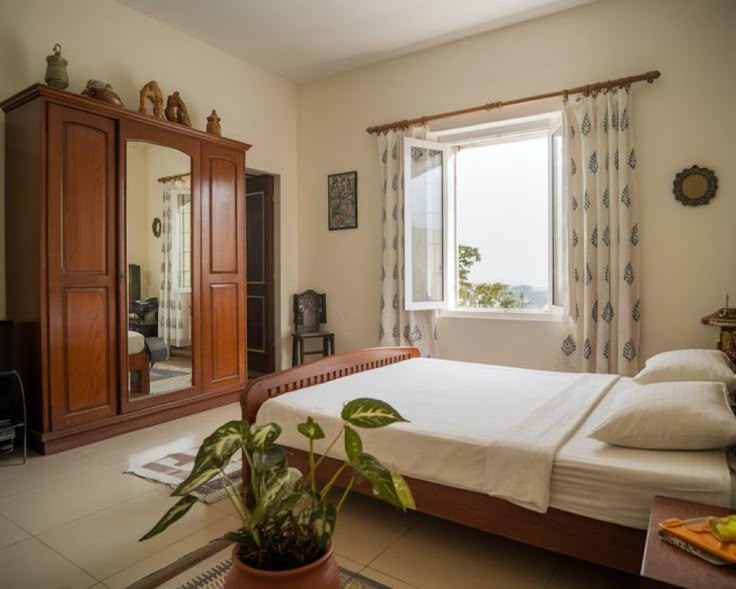
#> input picture phase2_detection-integration/room.jpeg, 736 x 589 px
$ python visualzize_objects.py
#> lines starting #> are read from the running program, lines starting #| are printed output that depends on the picture; after the words box and inside, x2 and y2 are one past the last pixel; in counts of white or black regions, pixels touching at a corner belong together
import cv2
import json

# Load image and data
image = cv2.imread("../phase2_detection-integration/room.jpeg")  # Update path as needed
#> image is the input picture: shape (589, 736, 3); mean B, G, R 99.1, 121, 140.8
with open("../phase3_result-parsing-display/detected_objects.json", "r") as f:
#> (reads phase3_result-parsing-display/detected_objects.json from the repository)
    objects = json.load(f)

# Draw bounding boxes
for obj in objects:
    x1, y1, x2, y2 = map(int, obj["bbox"])
    label = f"{obj['name']} ({obj['confidence']:.2f})"

    cv2.rectangle(image, (x1, y1), (x2, y2), (0, 255, 0), 2)
    cv2.putText(image, label, (x1, y1 - 10),
                cv2.FONT_HERSHEY_SIMPLEX, 0.5, (0, 255, 0), 2)
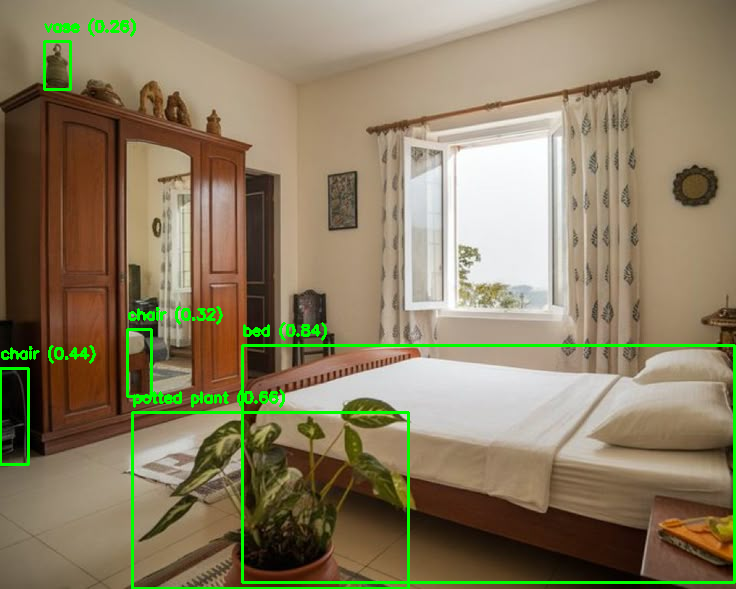
#> image: shape (589, 736, 3); 2.74% of pixels changed, all inside (x1, y1, x2, y2) = (0, 18, 736, 589)

# Show the image
cv2.imshow("Detected Objects", image)
cv2.waitKey(0)
cv2.destroyAllWindows()
